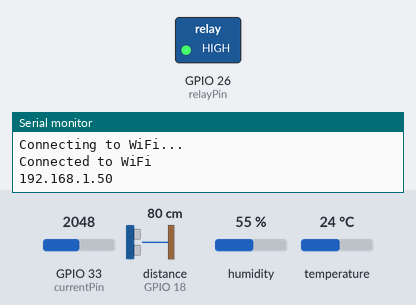
This sketch was run on a simulated ESP32. Parts: switched loads named in the sketch (green lamp = pin HIGH), the last lines printed to the serial monitor. Wiring (inferred from the names in the program): ultrasonic range finder: trigger GPIO 5; echo GPIO 18. Inputs (shaded band) come from the test bench; at power-on: temperature 24 °C, GPIO 33 (currentPin) = 2048, distance to the obstacle (sensor on GPIO 18) 80 cm, humidity 55 %. The echo pulse lasts 58.3 µs per cm; WiFi joins after 1.5 s; servers stay silent unless stated; pins used as bus, display or sensor lines are not drawn.

Above: at 3.2 s.
3.3 s: temperature set to 31 °C
5.6 s: temperature set to 34 °C
At 8.1 s:
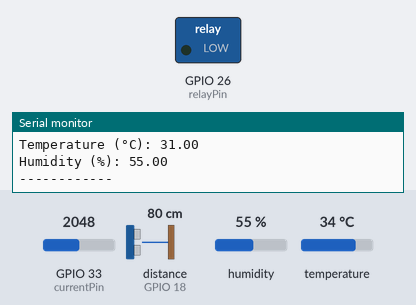
14.5 s: temperature set to 12 °C
At 17.1 s:
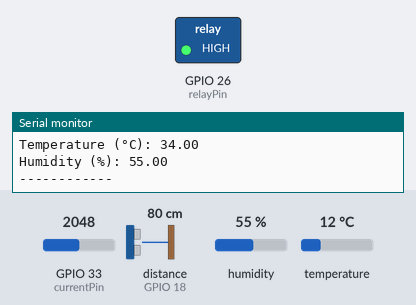
18.1 s: temperature set to 33 °C
At 20.6 s:
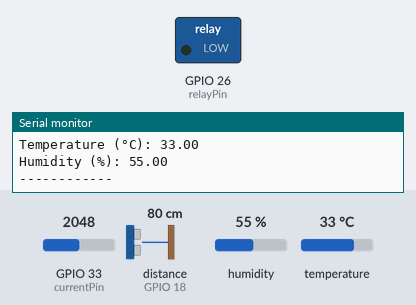
Timing chart, 0 to 21.6 s (numbered marks = the images above; inputs shaded):
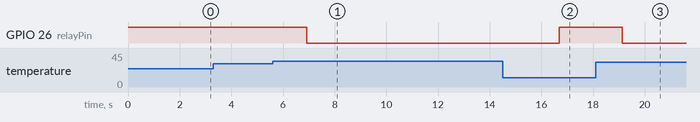

The sketch:

esp32webserver.ino
```cpp
#include <WiFi.h>
#include <WebServer.h>
#include <DHT.h>

#define DHTPIN 25          // DHT11 data pin connected to GPIO 25 of ESP32
#define DHTTYPE DHT11      // DHT 11
#define relayPin 26        // Relay control pin connected to GPIO 26 of ESP32

#define TRIG_PIN 5         // Trigger pin for ultrasonic sensor
#define ECHO_PIN 18
  int currentPin = 33;  // Pin connected to ACS712 output
  float sensitivity = 0.185;  // Sensitivity of ACS712 5A (185 mV/A)
  float offsetVoltage = 2.360;  // Adjust based on actual measured offset


// WiFi credentials
const char* ssid = "Motog85";
const char* password = "00000000";

// Create WebServer object on port 80
WebServer server(80);

DHT dht(DHTPIN, DHTTYPE);

long duration;
float distance;
bool fanOn = false;  // Variable to track fan status (ON/OFF)
bool manualControl = false;  // Flag for manual control of the fan


// HTML/JavaScript for the webpage with manual control and added humidity
const char* webpageCode = R"rawliteral(
<!DOCTYPE html>
<html lang="en">
<head>
  <meta charset="UTF-8">
  <meta name="viewport" content="width=device-width, initial-scale=1.0">
  <title>Sensor Data</title>
  <script src="https://cdn.jsdelivr.net/npm/chart.js"></script>
  <style>
    body {
      font-family: 'Roboto', sans-serif;
      background: linear-gradient(135deg, #f0f4f8, #e2e6ea);
      color: #333;
      text-align: center;
      margin: 0;
      padding: 20px;
    }

    h2 {
      font-size: 2.5em;
      color: #2c3e50;
      margin: 20px 0;
      text-shadow: 1px 1px 2px rgba(0, 0, 0, 0.2);
    }

    #warning {
      color: red;
      font-size: 1.5em;
      display: none;
      margin-top: 20px;
      padding: 10px;
      border: 2px solid red;
      border-radius: 5px;
      background-color: rgba(255, 0, 0, 0.1);
      transition: all 0.3s ease;
      animation: pulse 2s infinite;
    }

    @keyframes pulse {
      0% { transform: scale(0.95); }
      50% { transform: scale(1); }
      100% { transform: scale(0.95); }
    }

    canvas {
      margin-top: 20px;
      padding:20px;
      border: 1px solid #ddd;
      box-shadow: 0 2px 5px rgba(0, 0, 0, 0.2);
      border-radius: 10px;
      background-color: white;
    }

    button {
      padding: 10px 20px;
      margin: 10px;
      font-size: 1em;
      background-color: #3498db;
      color: white;
      border: none;
      border-radius: 5px;
      cursor: pointer;
      transition: background-color 0.3s ease, transform 0.2s ease;
    }

    button:hover {
      background-color: #2980b9;
      transform: scale(1.05);
    }

    button:active {
      transform: scale(0.95);
    }
  </style>
</head>
<body>
  <h2>Real-Time Sensor Data</h2>
  <div id="warning">Warning: Oil level is below 5 cm!</div>
  <canvas id="sensorChart" width="400" height="200"></canvas>

  <button onclick="toggleFan()">Toggle Fan</button> <!-- Button to toggle fan -->
  <p id="fanStatus">Fan is OFF</p>

  <script>
    var ctx = document.getElementById('sensorChart').getContext('2d');
    var chart = new Chart(ctx, {
      type: 'line',
      data: {
        labels: [],
        datasets: [{
          label: 'Temperature (°C)',
          borderColor: 'rgb(255, 99, 132)',
          data: []
        }, {
          label: 'Humidity (%)',
          borderColor: 'rgb(75, 192, 192)',
          data: []
        }, {
          label: 'Oil Level (cm)',
          borderColor: 'rgb(54, 162, 235)',
          data: []
        }]
      },
      options: {
        scales: { y: { beginAtZero: true } },
        plugins: {
          title: {
            display: true,
            text: 'Fan Status: '
          }
        }
      }
    });

    function updateData() {
      fetch('/data')
      .then(response => response.json())
      .then(data => {
        if (data.temperature !== -1) {
          chart.data.labels.push(new Date().toLocaleTimeString());
          chart.data.datasets[0].data.push(data.temperature);
        }

        if (data.humidity !== -1) {
          chart.data.datasets[1].data.push(data.humidity);
        }

        if (data.oilLevel !== -1) {
          chart.data.datasets[2].data.push(data.oilLevel);
          const warningDiv = document.getElementById("warning");
          if (data.oilLevel >= 3) {
            warningDiv.style.display = "block";
          } else {
            warningDiv.style.display = "none";
          }
        }

        document.getElementById("fanStatus").innerText = data.fan == 1 ? "Fan is ON" : "Fan is OFF";
        chart.update();
      });
    }

    // Function to toggle the fan manually
    function toggleFan() {
      fetch('/toggleFan')
      .then(response => response.json())
      .then(data => {
        document.getElementById("fanStatus").innerText = data.fan == 1 ? "Fan is ON" : "Fan is OFF";
      });
    }

    setInterval(updateData, 5000);
  </script>
</body>
</html>
)rawliteral";

// Serve the HTML/JavaScript webpage
void handleRoot() {
  server.send(200, "text/html", webpageCode);
}

// API to send sensor data as JSON
void handleData() {
  float temperature = dht.readTemperature();  // Get temperature reading
  float humidity = dht.readHumidity();        // Get humidity reading
  if (isnan(temperature)) {
    temperature = -1;
  }
  if (isnan(humidity)) {
    humidity = -1;
  }

  // Oil level monitoring
  digitalWrite(TRIG_PIN, LOW);
  delayMicroseconds(2);
  digitalWrite(TRIG_PIN, HIGH);
  delayMicroseconds(10);
  digitalWrite(TRIG_PIN, LOW);
  duration = pulseIn(ECHO_PIN, HIGH);
  distance = duration * 0.034 / 2;
  if (distance < 0) distance = -1;

  // Prepare JSON data
  String data = "{\"temperature\":";
  data += temperature;
  data += ", \"humidity\":";
  data += humidity;
  data += ", \"fan\":";
  data += fanOn ? "1" : "0";
  data += ", \"oilLevel\":";
  data += distance;
  data += "}";

  server.send(200, "application/json", data);
}

// Toggle fan state manually
void handleFanToggle() {
  manualControl = !manualControl;  // Toggle manual control flag
  fanOn = manualControl;  // Set fanOn based on manual control
  digitalWrite(relayPin, fanOn ? LOW : HIGH);  // Control relay based on fanOn state

  String data = "{\"fan\":";
  data += fanOn ? "1" : "0";
  data += "}";
  server.sendHeader("Access-Control-Allow-Origin", "*");

  server.send(200, "application/json", data);  // Send fan status back as JSON
}

void setup() {
  Serial.begin(115200);

  // Initialize DHT11 sensor
  dht.begin();

  // Initialize relay pin
  pinMode(relayPin, OUTPUT);
  digitalWrite(relayPin, HIGH);  // Turn fan off initially

 // Initialize ultrasonic sensor
  pinMode(TRIG_PIN, OUTPUT);
  pinMode(ECHO_PIN, INPUT);


  // Connect to Wi-Fi
  WiFi.begin(ssid, password);
  while (WiFi.status() != WL_CONNECTED) {
    delay(1000);
    Serial.println("Connecting to WiFi...");
  }
  Serial.println("Connected to WiFi");
  Serial.println(WiFi.localIP());

  // Handle routes
  server.on("/", handleRoot);            // Serve the webpage
  server.on("/data", handleData);        // Serve sensor data as JSON
  server.on("/toggleFan", handleFanToggle);  // Handle fan toggle


 pinMode(currentPin, INPUT);


  server.begin();
}

void loop() {
  server.handleClient();  // Handle client requests

  if (!manualControl) {  // Only handle automatic control if not in manual mode
    float temperature = dht.readTemperature();
    if (!isnan(temperature)) {
      if (temperature > 32.00) {
        fanOn = true;
        digitalWrite(relayPin, LOW);  // Turn fan ON
      } else {
        fanOn = false;
        digitalWrite(relayPin, HIGH);  // Turn fan OFF
      }
    }
  }

  delay(200);


  float totalCurrent = 0.0;
    int numReadings = 100;  // Number of readings to average
    int adcValue;

    for (int i = 0; i < numReadings; i++) {
        adcValue = analogRead(currentPin);  // Read the analog input from ACS712
        float adcVoltage = adcValue * (3.3 / 4096.0);  // Convert ADC value to voltage
        float current = ((-adcVoltage + offsetVoltage) / sensitivity);  // Calculate current
        totalCurrent += current;  // Accumulate the readings

        delay(10);  // Small delay between readings for stability
    }
    float averageCurrent = totalCurrent / numReadings;  // Calculate the average current

    // Convert average current to mA for display
    float currentInmA = averageCurrent * 1000;  // Convert to milliamps

    if (currentInmA > 12000) {
        currentInmA=0;
    }
    //Display the average current value


    // Add logic for detecting small currents, triggering alerts, etc.
    if (currentInmA < 20) {  // Example threshold of 2000mA (2A)
        Serial.println("UnderCurrent detected! Triggering alert.");
        // Code to trigger relay or alert
    }
  Serial.println(WiFi.localIP());

    // Oil Level Monitoring
  digitalWrite(TRIG_PIN, LOW);
  delayMicroseconds(2);
  digitalWrite(TRIG_PIN, HIGH);
  delayMicroseconds(10);
  digitalWrite(TRIG_PIN, LOW);
  duration = pulseIn(ECHO_PIN, HIGH);
  distance = duration * 0.034 / 2;
  delay(200);
  Serial.print("Oil Level (cm): ");
  Serial.println(distance);

  Serial.print("Average Current: ");
  Serial.print(currentInmA);
  Serial.println(" mA");

  // Print temperature and humidity in the Serial Monitor
  float humidity = dht.readHumidity();
  float temperature = dht.readTemperature();
  Serial.print("Temperature (°C): ");
  Serial.println(temperature);
  Serial.print("Humidity (%): ");
  Serial.println(humidity);


  Serial.println("------------");

  delay(1000);


}
```

Measured:
- the behaviour switches between 32 and 33 °C on temperature (found by bisection; images 0 and 1)
- after the input at 5.6 s, GPIO 26 (relayPin): HIGH → LOW after 1.3 s
- after the input at 14.5 s, GPIO 26 (relayPin): LOW → HIGH after 2.2 s
- after the input at 18.1 s, GPIO 26 (relayPin): HIGH → LOW after 1.0 s
